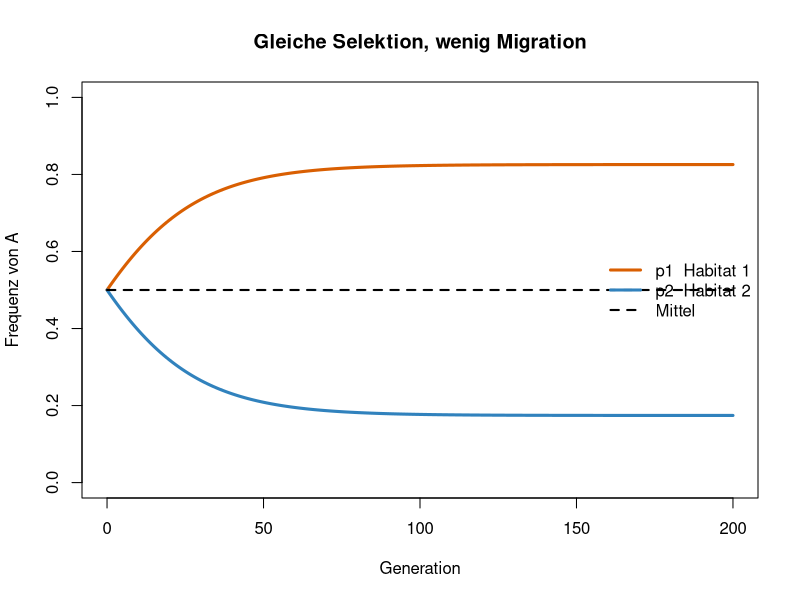
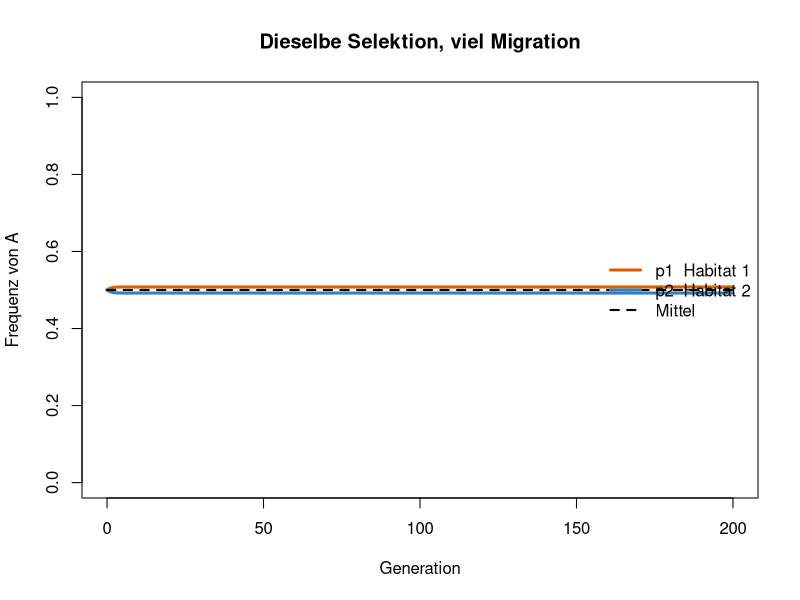
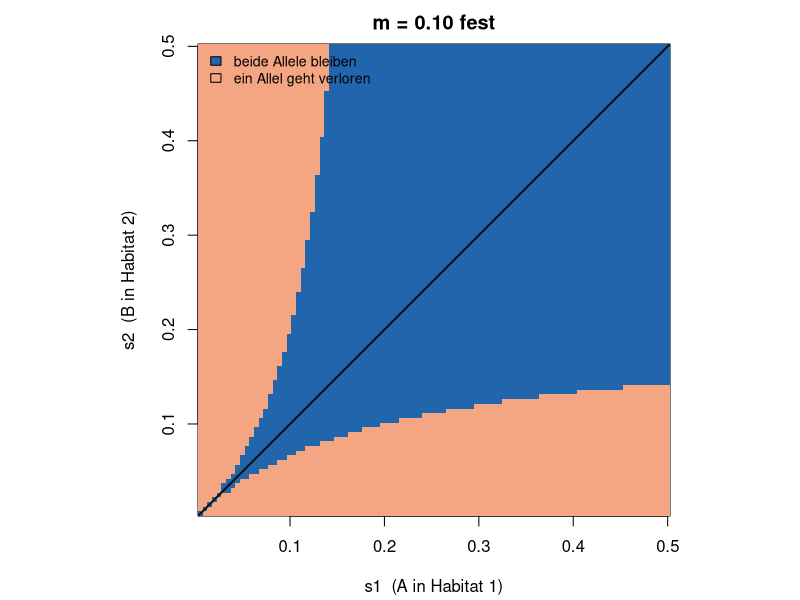

Here is the R script that generated these plots, in order:
## ---- chunk 1
#| include: false
selection_step_general <- function(p, fitness) {
  q <- 1 - p
  wbar <- p^2 * fitness[1] + 2 * p * q * fitness[2] +
    q^2 * fitness[3]
  (p^2 * fitness[1] + p * q * fitness[2]) / wbar
}

two_deme_step <- function(p1, p2, s = 0.1, m = 0.02, s1 = s, s2 = s) {
  p1s <- selection_step_general(p1, c(1 + s1, 1 + s1 / 2, 1))
  p2s <- selection_step_general(p2, c(1, 1 + s2 / 2, 1 + s2))
  c(p1 = (1 - m) * p1s + m * p2s,
    p2 = (1 - m) * p2s + m * p1s)
}

simulate_two_demes <- function(p1_0, p2_0, s = 0.1, m = 0.02,
                               generations = 200, s1 = s, s2 = s) {
  out <- matrix(NA_real_, generations + 1, 2,
                dimnames = list(NULL, c("p1", "p2")))
  out[1, ] <- c(p1_0, p2_0)
  for (t in seq_len(generations)) {
    out[t + 1, ] <- two_deme_step(out[t, 1], out[t, 2], m = m,
                                 s1 = s1, s2 = s2)
  }
  data.frame(generation = 0:generations, out,
             p_global = rowMeans(out),
             differentiation = abs(out[, 1] - out[, 2]))
}

# Protected polymorphism: both alleles increase when rare.
# Linearisation after selection-then-migration, additive, HWE.
leading_growth <- function(alpha, beta, m) {
  tau <- (1 - m) * (alpha + beta)
  disc <- tau * tau - 4 * (1 - 2 * m) * alpha * beta
  0.5 * (tau + sqrt(pmax(disc, 0)))
}

protected_both_alleles <- function(s1, s2, m) {
  a1 <- 1 + s1 / 2
  a2 <- (1 + s2 / 2) / (1 + s2)
  b1 <- (1 + s1 / 2) / (1 + s1)
  b2 <- 1 + s2 / 2
  leading_growth(a1, a2, m) > 1 && leading_growth(b1, b2, m) > 1
}

poly_map <- local({
  m <- 0.10
  s <- seq(0.005, 0.50, length.out = 101)
  z <- matrix(NA_real_, length(s), length(s))
  for (i in seq_along(s)) {
    for (j in seq_along(s)) {
      z[i, j] <- as.numeric(protected_both_alleles(s[i], s[j], m))
    }
  }
  list(s = s, z = z, m = m)
})
## ---- chunk 2
#| fig-height: 3.9
#| fig-width: 7.6
#| out-width: 66%
sim_low <- simulate_two_demes(0.5, 0.5, s = 0.1, m = 0.01, generations = 200)
plot(sim_low$generation, sim_low$p1, type = "l", lwd = 3,
     col = "#d95f02", ylim = c(0, 1), xlab = "Generation",
     ylab = "Frequenz von A", main = "Gleiche Selektion, wenig Migration")
lines(sim_low$generation, sim_low$p2, lwd = 3, col = "#3182bd")
lines(sim_low$generation, sim_low$p_global, lwd = 2, lty = 2)
legend("right", c("p1  Habitat 1", "p2  Habitat 2", "Mittel"),
       col = c("#d95f02", "#3182bd", "black"),
       lwd = c(3, 3, 2), lty = c(1, 1, 2), bty = "n")
## ---- chunk 3
#| fig-height: 3.9
#| fig-width: 7.6
#| out-width: 66%
sim_high <- simulate_two_demes(0.5, 0.5, s = 0.1, m = 0.3, generations = 200)
plot(sim_high$generation, sim_high$p1, type = "l", lwd = 3,
     col = "#d95f02", ylim = c(0, 1), xlab = "Generation",
     ylab = "Frequenz von A", main = "Dieselbe Selektion, viel Migration")
lines(sim_high$generation, sim_high$p2, lwd = 3, col = "#3182bd")
lines(sim_high$generation, sim_high$p_global, lwd = 2, lty = 2)
legend("right", c("p1  Habitat 1", "p2  Habitat 2", "Mittel"),
       col = c("#d95f02", "#3182bd", "black"),
       lwd = c(3, 3, 2), lty = c(1, 1, 2), bty = "n")
## ---- chunk 4
#| fig-height: 3.6
#| fig-width: 4.8
#| out-width: 42%
par(mar = c(4.2, 4.2, 2.2, 0.8), pty = "s")
image(
  x = poly_map$s, y = poly_map$s, z = poly_map$z,
  col = c("#f4a582", "#2166ac"),
  xlab = "s1  (A in Habitat 1)",
  ylab = "s2  (B in Habitat 2)",
  main = "m = 0.10 fest",
  useRaster = TRUE
)
abline(0, 1, lwd = 2, col = "#111111")
legend(
  "topleft",
  c("beide Allele bleiben", "ein Allel geht verloren"),
  fill = c("#2166ac", "#f4a582"),
  bty = "n", cex = 0.85
)
